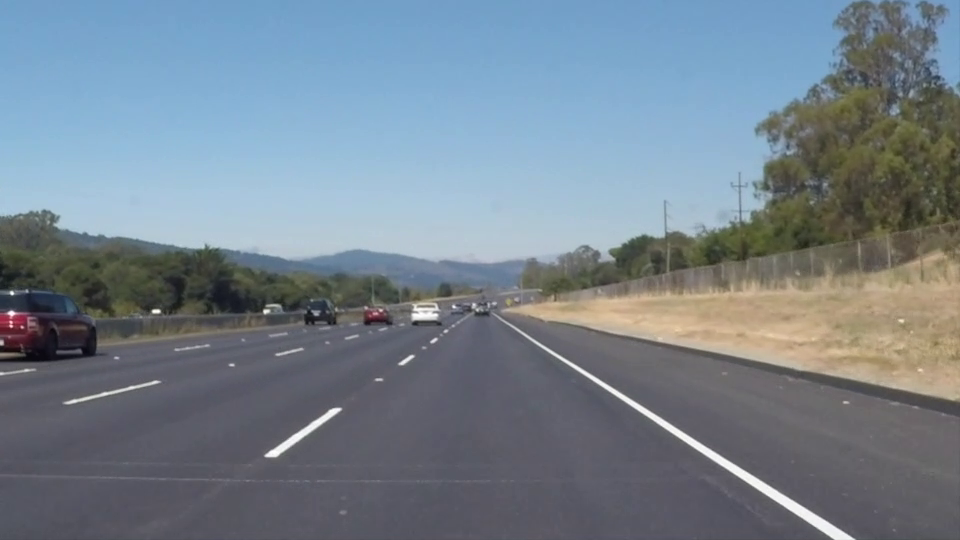
//> input picture frame 22 of Test_Videos/Testvideo_Curved_Road/drivingVideo.mp4, 960 x 540 px
$ ./lane_detection_usinghomography   (built with g++ and OpenCV 4)
//> lines starting //> are read from the running program, lines starting //| are printed output that depends on the picture; after the words box and inside, x2 and y2 are one past the last pixel; in counts of white or black regions, pixels touching at a corner belong together
#include <iostream>
#include <sstream>
#include<string>
#include <algorithm>
#include <vector>
#include <cmath>
#include <opencv2/opencv.hpp>
#include <opencv2/imgcodecs.hpp>
#include <opencv2/imgproc.hpp>
#include <opencv2/videoio.hpp>
#include <opencv2/highgui.hpp>
#include <opencv2/video.hpp>
#include <opencv2/core.hpp>
using namespace cv;
using namespace std;


// median function
float median(vector<float> values) {
    sort(values.begin(), values.end());
    if (values.size() % 2 == 0) {
        return float((values[values.size()/2 - 1] + values[values.size()/2]) / 2.0);
    } else {
        return float(values[values.size()/2]);
    }
}

// standard deviation function
float standardDeviation(vector<float> values) {
    float meanv = 0.0, deviation = 0.0;
    int n = values.size();
    // calculate mean
   for (int i = 0; i < n; ++i) {
        meanv += values[i];
    }
    meanv /= n;
    // calculate deviation
    for (int i = 0; i < n; ++i) {
        deviation += (values[i] - meanv) * (values[i] - meanv);
        }
    deviation = float(sqrt(float(deviation / n)));
    return deviation;
}

// mean function
float mean(vector<float> values) {
     float sum = 0.0;
    int n = values.size();

    //  calculate sum
    for (int i = 0; i < n; ++i) {
         sum += values[i];
    }
    return float(sum / n);
    }

// median function
float median2(float values[], int n) {
    vector<float> v(values, values+n);
    sort(v.begin(), v.end());
    if (n % 2 == 0) {
        return float((v[n/2 - 1] + v[n/2]) / 2.0);
    } else {
        return float(v[n/2]);
    }
}

// standard deviation function
float standardDeviation2(float values[], int n) {
    float mean = 0.0, deviation = 0.0;
    // calculate mean
    for (int i = 0; i < n; ++i) {
        mean += values[i];
    }
    mean /= n;
    // calculate deviation
    for (int i = 0; i < n; ++i) {
        deviation += (values[i] - mean) * (values[i] - mean);
    }
    deviation = float(sqrt(float(deviation / n)));
    return deviation;
}


// Main function to run lane detection.
int main() {
    // Load the dash cam video, throw error if video not found.
    VideoCapture capture("/Users/anirudhramesh/Desktop/CSCI731_finalprojectcode/drivingVideo.mp4");
    if (!capture.isOpened()) {
        cerr << "Error: Could not open the video file." << endl;
        return -1;
    }
    float x1Prev = 0 ;
    float x2Prev = 0;
    float y1Prev = 0;
    float y2Prev = 0;
    float y1NPrev = 0;
    float y2NPrev = 0;
    float x1NPrev = 0;
    float x2NPrev = 0;
    double fps = capture.get(CAP_PROP_FPS);
    Size size(capture.get(CAP_PROP_FRAME_WIDTH), capture.get(CAP_PROP_FRAME_HEIGHT));
    // Read in the frames and process them one by one.
    for (int i =0; i <215; i++){
        // Had this to skip alternate frames, then decided to run for all frames.
        if (i %2 == 0 or i%2 != 0){
            cout << "Frame: " << i << endl;
            Mat frame1, frame, frame2;
            capture.set(CAP_PROP_POS_FRAMES, i);
            capture >> frame;
//> frame is the input picture: 540 rows x 960 cols, CV_8UC3; mean B, G, R 141.9, 130.7, 117.7
            capture >> frame1;
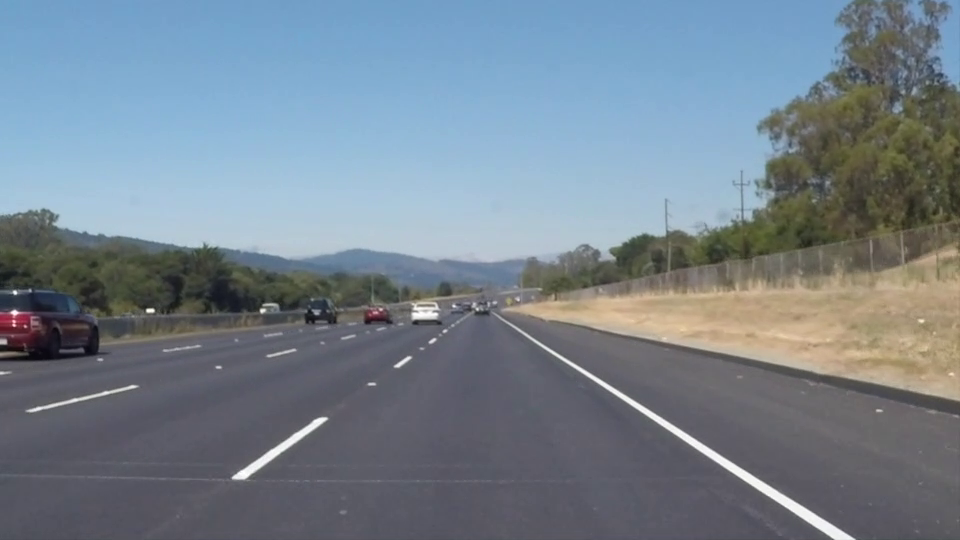
//> input picture frame 23 of Test_Videos/Testvideo_Curved_Road/drivingVideo.mp4, 960 x 540 px
//> frame1 is the input picture: 540 rows x 960 cols, CV_8UC3; mean B, G, R 142, 130.6, 117.8
            capture >> frame2;
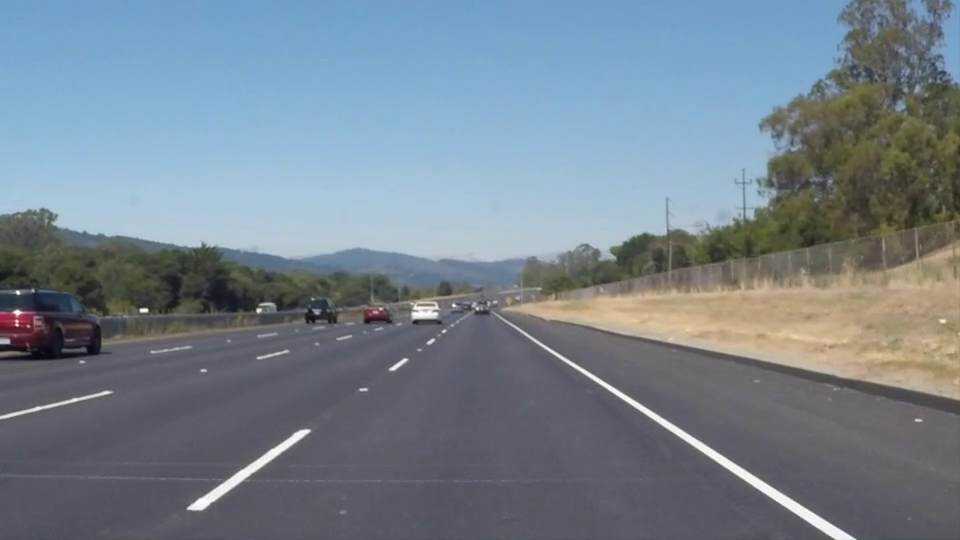
//> input picture frame 24 of Test_Videos/Testvideo_Curved_Road/drivingVideo.mp4, 960 x 540 px
//> frame2 is the input picture: 540 rows x 960 cols, CV_8UC3; mean B, G, R 142, 130.8, 117.9
            if (frame.empty()){
                cout << "Frame empty" << endl;
                break;
            }

            Size desired_output_size(800, 550);
            // Define the original four corners of the lane region
            vector<Point2f> src_pts = {
                Point2f(100, 600),
                Point2f(200, 375),
                Point2f(775, 375),
                Point2f(900, 600)
            };

            // Define the corresponding four corners in the bird's eye view
            vector<Point2f> dst_pts = {
                Point2f(0, 720),
                Point2f(0, 0),
                Point2f(720, 0),
                Point2f(720, 720)
            };

            // Compute the homography matrix
            Mat H = getPerspectiveTransform(src_pts, dst_pts);

            // Apply the transformation
            Mat transformed;
            warpPerspective(frame, transformed, H, desired_output_size);
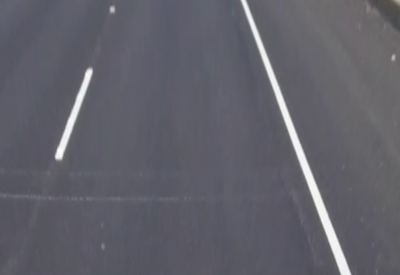
//> transformed: 550 rows x 800 cols, CV_8UC3 (shown at 1/2 size); mean B, G, R 106, 96.7, 97.3
            frame1 = transformed;
            Mat gray, blurred, edges, roiMasked;
            cvtColor(frame1, gray, COLOR_BGR2GRAY);
            GaussianBlur(gray, blurred, Size(9, 9), 0);
            Canny(gray, edges, 50, 200);
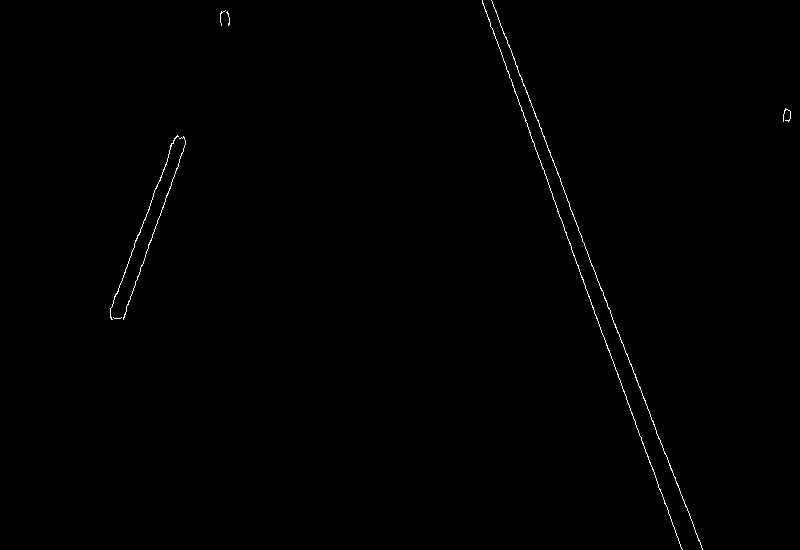
//> edges: 550 rows x 800 cols, CV_8UC1; 0.38% white in thin lines or dots, all inside (x1, y1, x2, y2) = (110, 0, 791, 550)

            // Define the vertices of the polygon
            vector<Point> vertices;
            int x = frame1.rows;
            int y = frame1.cols;
            vertices.push_back(Point(0,550));                 // Bottom-left corner
            vertices.push_back(Point(150, 0));                // Top-left corner
            vertices.push_back(Point(650, 0));                // Top-right corner
            vertices.push_back(Point(800,550));                 // Bottom-right corner

            // Create a mask for the polygon
            Mat mask = Mat::zeros(frame1.size(), CV_8UC1);
            fillConvexPoly(mask, vertices, Scalar(255));
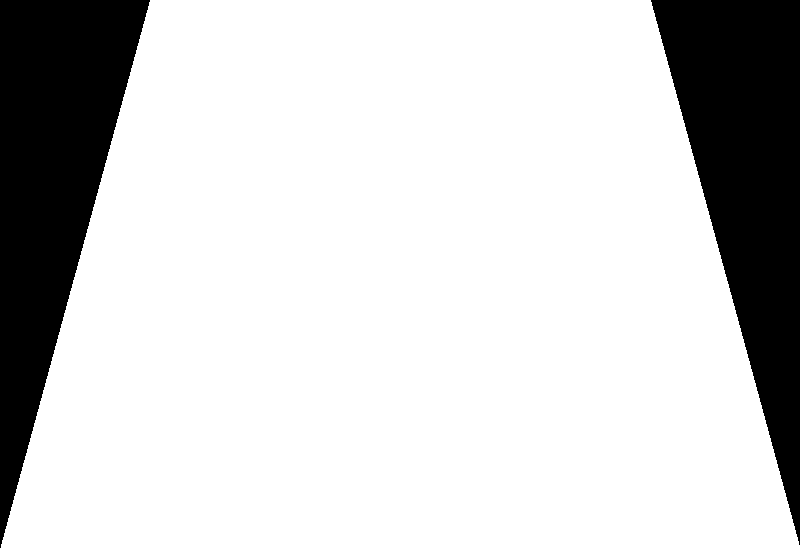
//> mask: 550 rows x 800 cols, CV_8UC1; 81.4% white; 2 black regions, box (x1, y1, x2, y2) and area: (0, 0, 150, 548) 41250, (651, 0, 800, 545) 40752

            // Apply the mask to the input frame1
            edges.copyTo(roiMasked, mask);
//> roiMasked: 550 rows x 800 cols, CV_8UC1; 0.38% white in thin lines or dots, all inside (x1, y1, x2, y2) = (110, 0, 703, 550)

            // DEFINE THE VECTORS TO STORE VALUES TO PLOT LATER

            vector<vector<int>> slopePositiveLines; // x1 y1 x2 y2 slope
            vector<vector<int>> slopeNegativeLines;
            vector<float> slopespos1;
            vector<float> slopesneg1;
            vector<vector<int>> Lineinfo;
            vector<int> yValues;
            vector<float> positiveSlopes;
            vector<float> posSlopesGood;
            vector<float> negSlopesGood;
            vector<float> xInterceptPos;
            vector<float> xIntPosGood;
            vector<float> xInterceptNeg;
            vector<float> xIntNegGood;
            vector<vector<int>> slopePositiveLines2;
            vector<vector<int>> slopeNegativeLines2;


            // Define parameters and perform Hough Tranform to find lines from edges

            float rho = 2; // distance resolution in pixels of the Hough grid
            float theta = CV_PI/180; // angular resolution in radians of the Hough grid
            int threshold = 40; // minimum number of votes (intersections in Hough grid cell)
            int min_line_len = 10; // minimum number of pixels making up a line
            int max_line_gap =90; // maximum gap in pixels between connectable line segments
            vector<Vec4i> lines;
            HoughLinesP(roiMasked, lines, rho , theta, threshold, min_line_len, max_line_gap);
//> lines = 11 lines (x1, y1, x2, y2), first 8: [491, 0, 702, 549], [482, 0, 682, 549], [126, 307, 185, 143], [110, 315, 174, 138], [564, 192, 582, 238], [578, 266, 607, 348], [595, 272, 621, 342], [110, 317, 143, 221]
//> (the rest of the program and of its run is left out)
